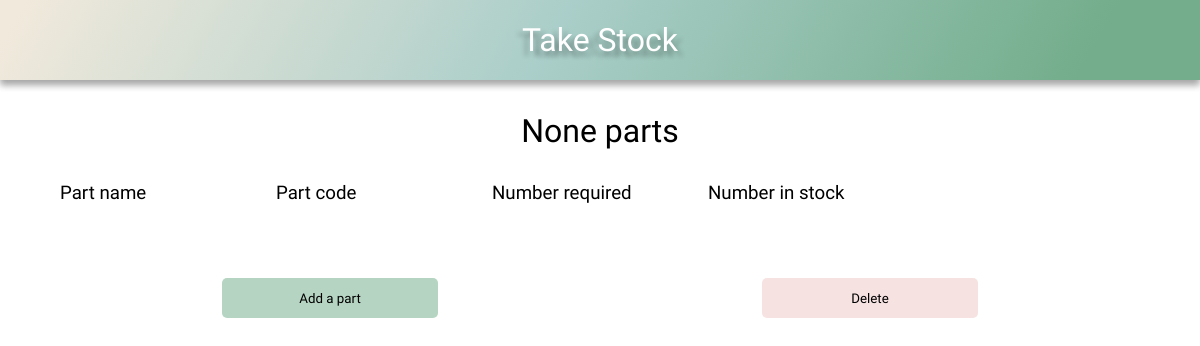
Before: /product-detail/29 with the older database file.
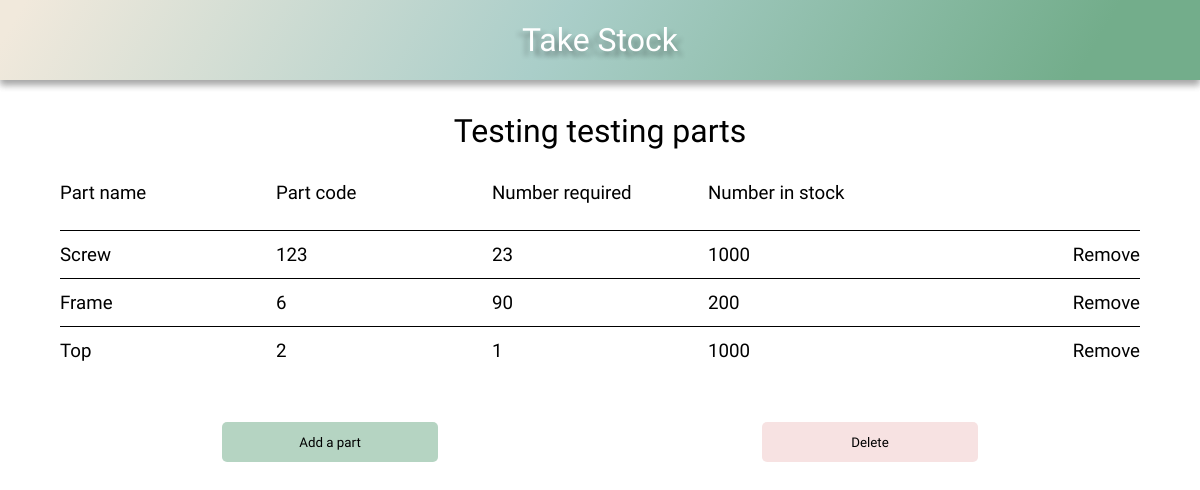
After: the same page with the newer database file.
### stock/models.py (models this page shows, shortened)
class Product(models.Model):
    name = models.CharField(max_length=100)
    stock_parts = models.ManyToManyField(Stock)
    def __str__(self):
        return f'{self.name}'

class Parts(models.Model):
    product_part_belongs_to = models.ForeignKey(
        Product, on_delete=models.CASCADE
        )
    item = models.ForeignKey(Stock, on_delete=models.CASCADE)
    number_required = models.IntegerField()

class Stock(models.Model):
    name = models.CharField(max_length=100)
    code = models.CharField(max_length=100)
    number_in_stock = models.IntegerField()

### stock/views.py (the view)
# urls.py: path('product-detail/<int:pk>', product_detail, name='product-detail'),
def product_detail(request, pk):
    product_parts = Parts.objects.filter(product_part_belongs_to=pk)
    product = Product.objects.filter(id=pk).first()
    context = {
        'product_parts': product_parts,
        'product': product,
    }
    return render(request, 'product_detail.html', context)

### stock/templates/product_detail.html
{% extends 'base.html' %}
{% load static %}
{% block head %}
    <link rel="stylesheet" href="{% static 'css/style.css' %}">
    <link rel="stylesheet" href="{% static 'css/grid.css' %}">
{% endblock %}
{% block content %}
    <h1>{{ product }} parts</h1>
    <div class="grid">
        <div class="grid-headings grid-5">
            <h3>Part name</h3>
            <h3>Part code</h3>
            <h3>Number required</h3>
            <h3>Number in stock</h3>
        </div>
        {% for part in product_parts %}
        <div class="grid-row grid-5">
            <div class="item-name-content">
                <h3>{{ part.item.name }}</h3>
            </div>
            <div class="item-code-content">
                <h3>{{ part.item.code }}</h3>
            </div>
            <div class="item-required-content">
                <h3>{{ part.number_required }}</h3>
            </div>
            <div class="item-number-content">
                <h3>{{ part.item.number_in_stock }}</h3>
            </div>
            <div class="update">
                <h3><a href="{% url 'delete-part' part.id %}">Remove</a></h3>
            </div>
        </div>
        {% endfor %}
        <div class="grid-buttons">
            <button class="btn grid-btn btn-submit btn-hover"><a href="{% url 'add_more_parts' product.pk %}">Add a part</a></button>
            <button class="btn grid-btn btn-delete btn-hover"><a href="{% url 'delete-product' product.id %}">Delete</a></button>
        </div>
    </div>
{% endblock %}

### stock/templates/base.html (shortened to what this page needs)
{% load static %}
<!DOCTYPE html>
<html lang="en">
<head>
    <link rel="stylesheet" href="{% static 'css/style.css' %}">
    {% block head %}
    {% endblock %}
</head>
<body>
    <header class="main-header">
        <h1><a href="{% url 'home' %}">Take Stock</a></h1>
    </header>
    {% block content %}
    {% endblock %}
</body>
</html>

### stock/static/css/style.css (style rules this page uses)
:root { --clr-mix-calm: 120deg, #f1e9dc 2%, #aacec9, #73ad8b 90%; --shadow-s: 0 5px 7px 0 rgba(0, 0, 0, .2), 0 5px 7px 0 rgba(0, 0, 0, .2); --shadow-tl: 5px 5px 5px rgba(0, 0, 0, .2), -5px 5px 5px rgba(0, 0, 0, .2); --header-height: 5em; --hover: .522; --btn-submit: hsla(145, 26%, 56%, var(--hover)); --btn-delete: hsla(0, 58%, 86%, var(--hover)); }
*, *::before, *::after { margin: 0; padding: 0; box-sizing: border-box; text-decoration: none; list-style-type: none; color: #000000; font-family: 'Nanum Gothic', 'Gill Sans', 'Gill Sans MT', Calibri, 'Trebuchet MS', sans-serif; font-weight: 300; }
h1, .add-new { width: max-content; margin: 1em auto; }
.main-header { display: flex; justify-content: center; align-items: center; height: var(--header-height); background: linear-gradient(var(--clr-mix-calm)); box-shadow: var(--shadow-s); }
.main-header h1 a { color: #FFFFFF; text-shadow: var(--shadow-tl); }
.btn { border: none; }
.btn-delete { background-color: var(--btn-delete); }
.btn-submit { background-color: var(--btn-submit); }

### stock/static/css/grid.css (style rules this page uses)
.grid { display: grid; min-width: 80%; max-width: 90%; margin: 2em auto; grid-auto-flow: row; grid-column: repeat(12, 1fr); }
.grid-headings { display: grid; height: 3em; }
.grid-row { display: grid; align-items: center; grid-auto-flow: column; height: 3em; border-top: 1px solid #000000; }
.grid-5 { grid-template-columns: repeat(5, 1fr); }
.update { text-align: end; }
.grid-buttons { display: flex; justify-content: space-around; padding: 3em 0; }
.grid-btn { width: 20%; height: 3em; border-radius: 5px; }

Changed rows visible on the page:
added Product: name "Testing testing"
added Parts: item.name "Screw", item.code "123", number_required "23", item.number_in_stock "1000"
added Parts: item.name "Frame", item.code "6", number_required "90", item.number_in_stock "200"
added Parts: item.name "Top", item.code "2", number_required "1", item.number_in_stock "1000"
Other visible differences:
{{ product }}: "None" → (not shown)
